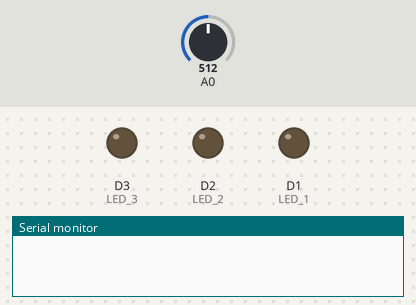
Bench run of a sketch on a simulated ESP8266 (NodeMCU). Parts: output pins drawn as LEDs (lit = HIGH), the last lines printed to the serial monitor. The test bench sets the inputs (shaded band); at power-on: A0 = 512. WiFi joins after 1.5 s; servers stay silent unless stated.

Above: at 0.1 s.
At 1.9 s:
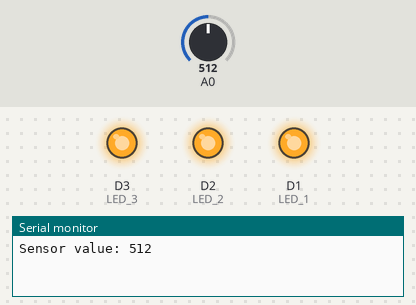
Timing chart, 0 to 3.4 s (numbered marks = the images above):
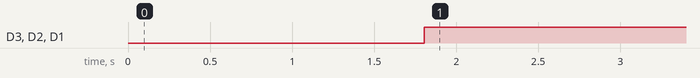

The sketch:

sencor_led.ino
```cpp
#define BLYNK_TEMPLATE_ID "TMPL6olGadY6y"
#define BLYNK_TEMPLATE_NAME "SensorLed"
#define BLYNK_AUTH_TOKEN "DLu_NV6FicjE1YMrCzbGxzk7-yQ26bpu"

#include <ESP8266WiFi.h>
#include <BlynkSimpleEsp8266.h>

#define Sensor D0
#define LED_1 D1
#define LED_2 D2
#define LED_3 D3

char auth[] = BLYNK_AUTH_TOKEN;
// char ssid[] = "shinlink";
// char pass[] = "11111111";
char ssid[] = "Dung";
char pass[] = "20002003";

bool sensorEnabled = true;

BLYNK_WRITE(V2) {
  sensorEnabled = param.asInt();
}

void setup() {
  Serial.begin(9600);
  pinMode(Sensor, INPUT);
  pinMode(LED_1, OUTPUT);
  pinMode(LED_2, OUTPUT);
  pinMode(LED_3, OUTPUT);

  Blynk.begin(auth,ssid,pass, "blynk.cloud", 80);
}

void loop() {
  Blynk.run();
  if (sensorEnabled) {
    int Value = analogRead(Sensor);
    Serial.print("Sensor value: ");
    Serial.println(Value);

    Blynk.virtualWrite(V0, Value);

    if (Value > 500) {
      digitalWrite(LED_1, HIGH);
      digitalWrite(LED_2, HIGH);
      digitalWrite(LED_3, HIGH);

      Blynk.virtualWrite(V1, LOW);
    } else {
      digitalWrite(LED_1, LOW);
      digitalWrite(LED_2, LOW);
      digitalWrite(LED_3, LOW);

      Blynk.virtualWrite(V1, HIGH);
      delay(4000);
    }
  }

  delay(1000);
}
```

Measured:
- by itself, D3 (LED_3), D2 (LED_2), D1 (LED_1): LOW → HIGH at 1.8 s
